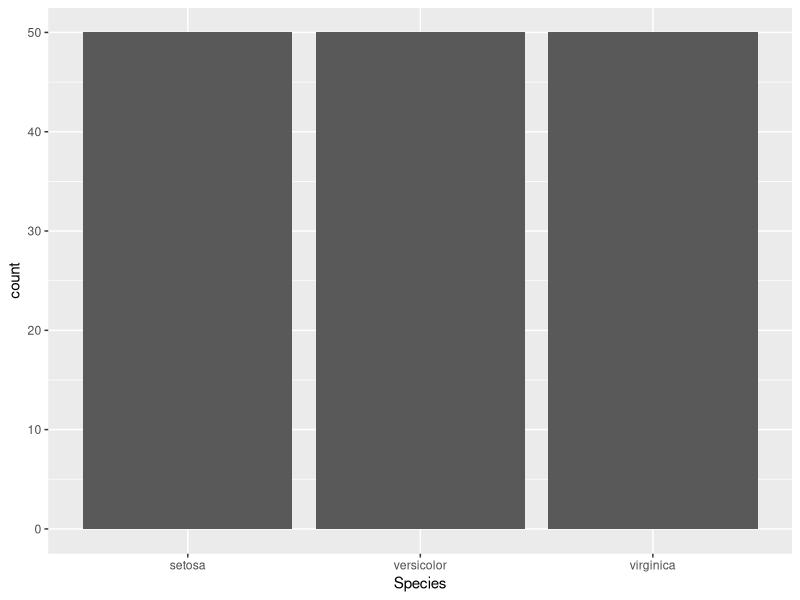
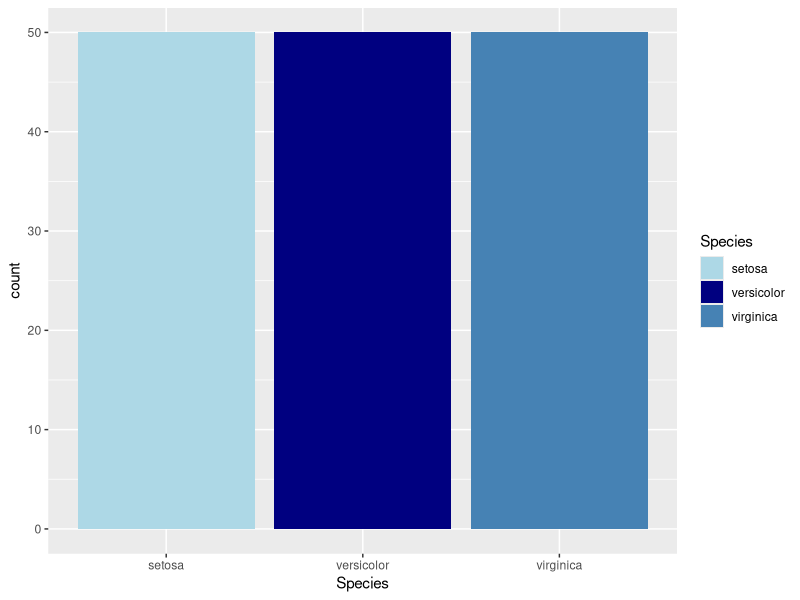
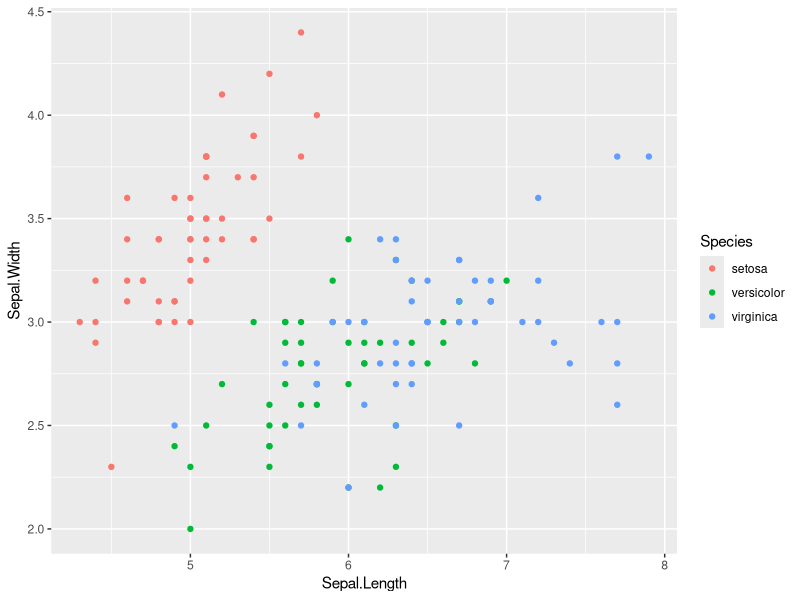
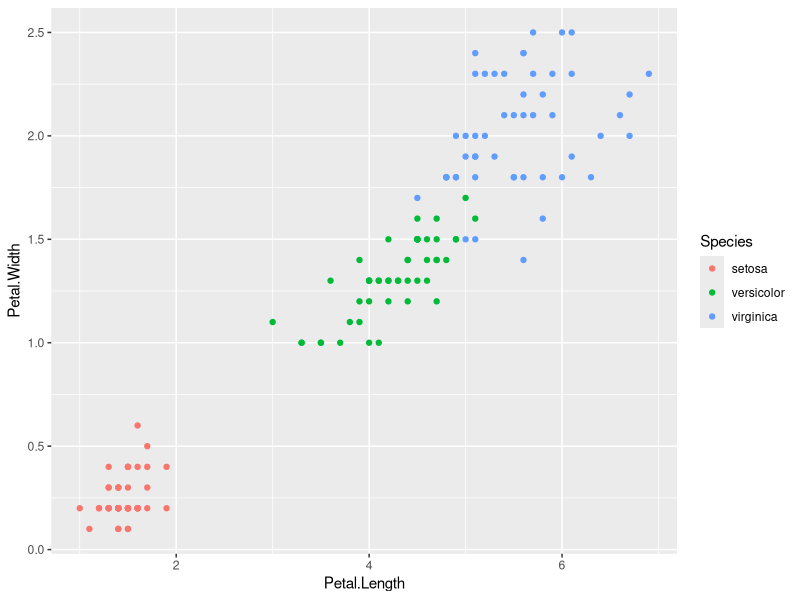
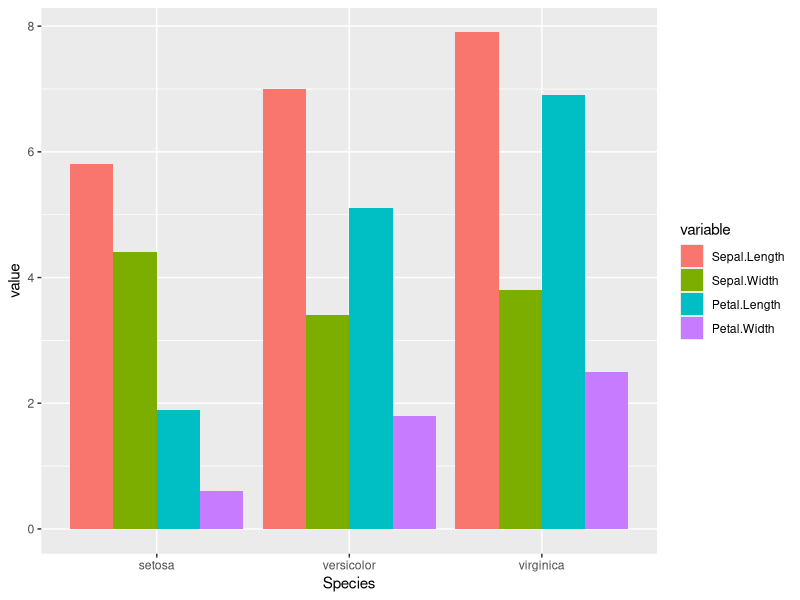
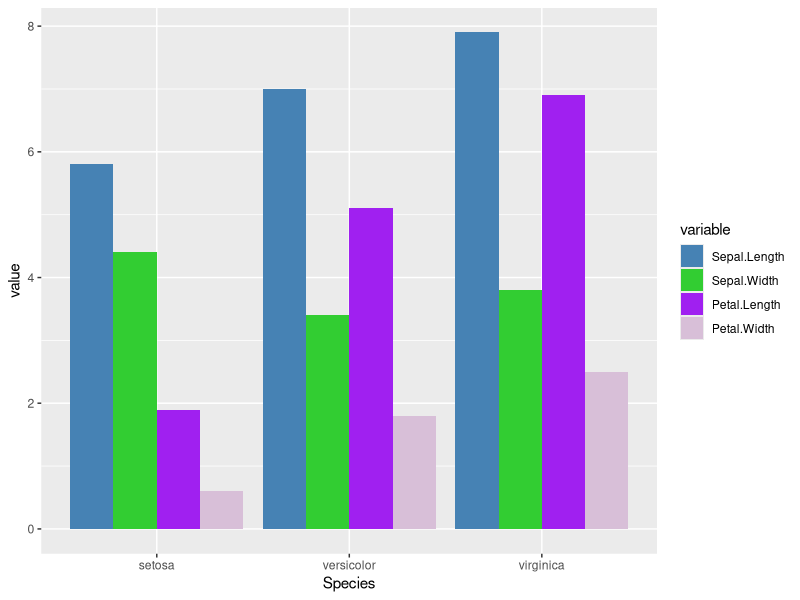

Reproduce these figures in R, in order.
## ---- chunk 1
library(dplyr)
library(ggplot2)
library(reshape2)
## ---- chunk 2
iris
## ---- chunk 3
summary(iris)
## ---- chunk 4
unique(iris$Species)
table(iris$Species)
## ---- chunk 5
my_cols = colnames(iris)
my_cols
typeof(my_cols)
length(my_cols)
## ---- chunk 6
my_cols = my_cols[my_cols != "Species"]
my_cols
length(my_cols)
## ---- chunk 7
for (my_col in my_cols){
  cat('We have a column for: ', my_col, '\n')
}
## ---- chunk 8
for (my_col in my_cols){
  col_mean = mean(iris[[my_col]])
  cat('Mean for column ', my_col, 'is: ', col_mean, '\n')
}
## ---- chunk 9
my_means = summarise_if(iris, is.numeric, mean)
my_means
## ---- chunk 10
ggplot(data = iris, aes(x=Species)) + geom_bar()
## ---- chunk 11
ggplot(data = iris, aes(x=Species, fill=Species)) + geom_bar() +
  scale_fill_manual(values = c('lightblue', 'navy', 'steelblue'))
## ---- chunk 12
point1 = ggplot(data=iris, aes(x=Sepal.Length, y=Sepal.Width, color=Species))
point1 + geom_point()
## ---- chunk 13
point1 = ggplot(data=iris, aes(x=Petal.Length, y=Petal.Width, color=Species))
point1 + geom_point() 
## ---- chunk 14
iris_melted <- melt(iris, id.vars="Species")
iris_melted
## ---- chunk 15
bar1 = ggplot(data=iris_melted, aes(x=Species, y=value, fill=variable))
bar1 + geom_bar(stat="identity", position="dodge") 
## ---- chunk 16
bar1 = ggplot(data=iris_melted, aes(x=Species, y=value, fill=variable))
bar1 + geom_bar(stat="identity", position="dodge") +
  scale_fill_manual(values = c("steelblue", "limegreen", "purple", "thistle"))
